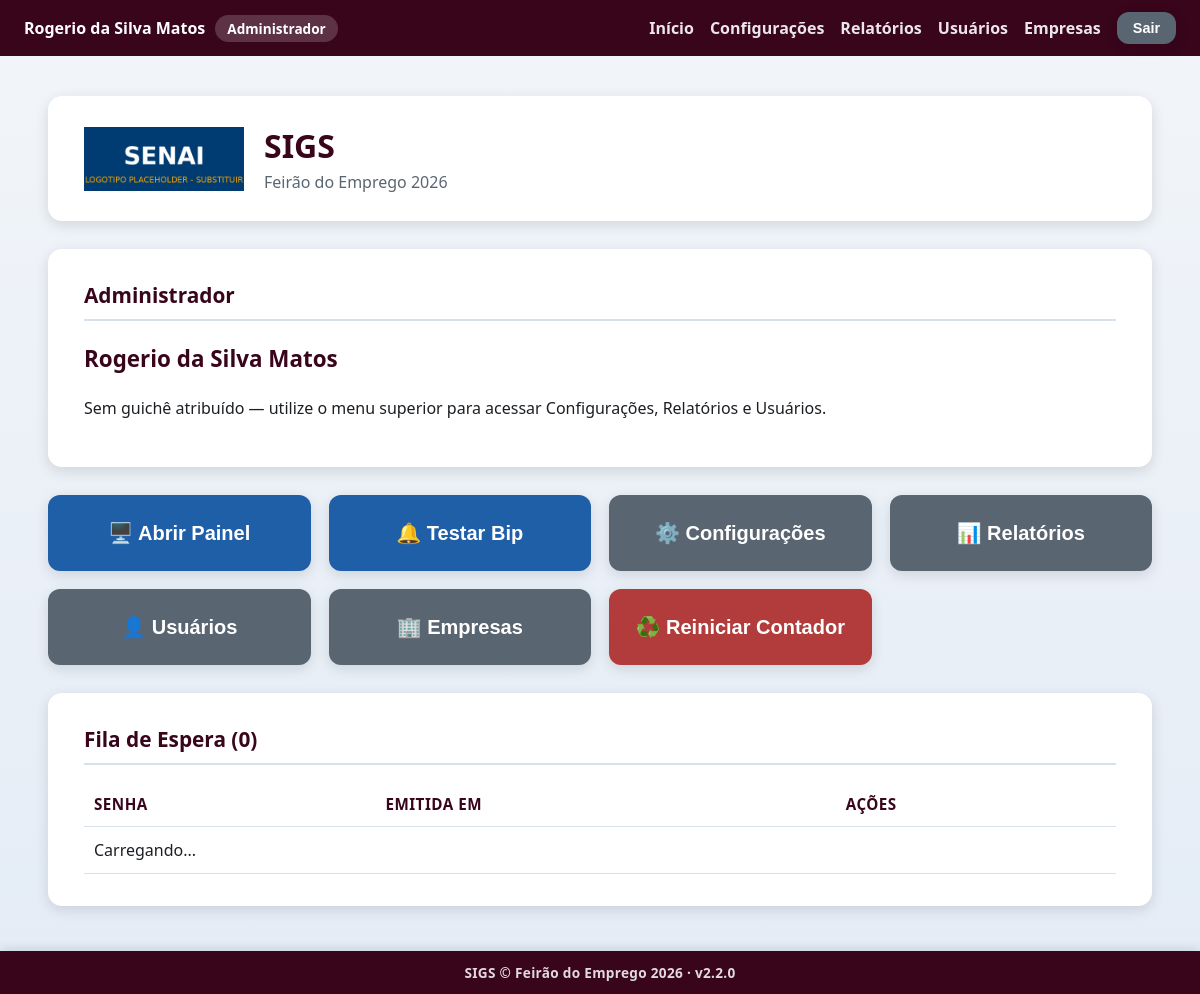
/ (signed in), run on the app's committed database.
### tables this page shows
CREATE TABLE usuarios (
            id INTEGER PRIMARY KEY AUTOINCREMENT,
            nome_completo TEXT NOT NULL,
            login TEXT NOT NULL UNIQUE,
            senha_hash TEXT NOT NULL,
            perfil TEXT NOT NULL DEFAULT 'atendente',
            ativo INTEGER NOT NULL DEFAULT 1,
            data_criacao TEXT NOT NULL,
            ultimo_login TEXT
        );

CREATE TABLE configuracoes (
                    chave TEXT PRIMARY KEY,
                    valor TEXT NOT NULL
                );

### app.py (the view)
@app.route("/")
@auth.login_required
def index():
    configuracoes = config_manager.obter_todas()
    return render_template("index.html", config=configuracoes)

### app.py (called while the page is built)
@app.context_processor
def injetar_usuario_logado():
    return {
        "usuario_logado": auth.usuario_logado(),
        "eh_admin": auth.eh_admin(),
        "sigs_versao": SIGS_VERSAO,
    }

### auth.py (called while the page is built)
def usuario_logado() -> Optional[dict]:
    usuario_id = session.get(CHAVE_SESSAO_USUARIO_ID)
    if usuario_id is None:
        return None
    return {
        "id": usuario_id,
        "nome_completo": session.get(CHAVE_SESSAO_NOME),
        "login": session.get(CHAVE_SESSAO_LOGIN),
        "perfil": session.get(CHAVE_SESSAO_PERFIL),
        "guiche": session.get(CHAVE_SESSAO_GUICHE),
    }

def eh_admin() -> bool:
    return session.get(CHAVE_SESSAO_PERFIL) == PerfilUsuario.ADMIN

### config.py (called while the page is built)
    def _conectar(self) -> sqlite3.Connection:
        conexao = sqlite3.connect(str(DATABASE_PATH), timeout=10, check_same_thread=False)
        conexao.row_factory = sqlite3.Row
        return conexao

    def obter_todas(self) -> Dict[str, Any]:
        with self._conectar() as conexao:
            linhas = conexao.execute(f"SELECT chave, valor FROM {TABELA_CONFIGURACOES}").fetchall()
        resultado: Dict[str, Any] = {}
        for linha in linhas:
            chave, valor = linha["chave"], linha["valor"]
            if chave in CHAVES_INTEIRAS:
                try:
                    resultado[chave] = int(valor)
                except (TypeError, ValueError):
                    resultado[chave] = 0
            else:
                resultado[chave] = valor
        return resultado

### database.py (called while the page is built)
@contextmanager
def get_connection() -> Generator[sqlite3.Connection, None, None]:
    conexao = sqlite3.connect(str(DATABASE_PATH), timeout=10, check_same_thread=False)
    conexao.row_factory = sqlite3.Row
    conexao.execute("PRAGMA journal_mode = WAL")
    conexao.execute("PRAGMA foreign_keys = ON")
    try:
        yield conexao
    finally:
        conexao.close()

def obter_usuario_por_id(usuario_id: int) -> Optional[Usuario]:
    with get_connection() as conexao:
        linha = conexao.execute(
            "SELECT * FROM usuarios WHERE id = ?", (usuario_id,)
        ).fetchone()
    return Usuario.from_row(linha) if linha else None

### templates/index.html (shortened to what this page needs)
{% extends "layout.html" %}
{% block conteudo %}
<div class="pagina">
    <header class="cabecalho">
        <img class="logo" src="{{ url_for('static', filename='img/logo.png') }}" alt="Logo SENAI">
        <div class="titulo-evento">
            <h1>SIGS</h1>
            <p>{{ config.nome_evento }}</p>
        </div>
    </header>
    <main class="conteudo-principal">
        {% if usuario_logado.perfil == 'atendente' %}
        <section class="card card-identificacao">
            <h2>Atendente Logado</h2>
            <div class="identificacao-sessao">
                <div class="identificacao-item">
                    <span class="identificacao-label">Nome</span>
                    <span class="identificacao-valor">{{ usuario_logado.nome_completo }}</span>
                </div>
                <div class="identificacao-item">
                    <span class="identificacao-label">Guichê</span>
                    <span class="identificacao-valor">
                        {% if usuario_logado.guiche %}
                            {{ '%02d' | format(usuario_logado.guiche) }}
                        {% else %}
                            Nenhum guichê livre
                        {% endif %}
                    </span>
                </div>
            </div>
            {% if not usuario_logado.guiche %}
            <p class="mensagem-status erro">
                Todos os guichês estão ocupados no momento. Peça a um administrador para
                aumentar a quantidade de guichês em Configurações, ou aguarde a liberação de um guichê.
            </p>
            {% endif %}
        </section>
        {% else %}
        <section class="card card-identificacao">
            <h2>{{ 'Administrador' if eh_admin else 'Emissor de Senhas' }}</h2>
            <p class="identificacao-valor">{{ usuario_logado.nome_completo }}</p>
            {% if eh_admin %}
            <p>Sem guichê atribuído — utilize o menu superior para acessar
               Configurações, Relatórios e Usuários.</p>
            {% else %}
            <p>Sem guichê atribuído — este perfil apenas emite senhas para a
               fila; a chamada e o atendimento são feitos pelos usuários com
               perfil atendente.</p>
            {% endif %}
        </section>
        {% endif %}
        <section class="grade-botoes">
            <button id="btn-abrir-painel" class="botao botao-secundario botao-grande">
                🖥️ Abrir Painel
            </button>
            <button id="btn-testar-bip" class="botao botao-secundario botao-grande">
                🔔 Testar Bip
            </button>
            {% if eh_admin %}
            <button id="btn-configuracoes" class="botao botao-terciario botao-grande">
                ⚙️ Configurações
            </button>
            <button id="btn-relatorios" class="botao botao-terciario botao-grande">
                📊 Relatórios
            </button>
            <button id="btn-usuarios" class="botao botao-terciario botao-grande">
                👤 Usuários
            </button>
            <button id="btn-empresas" class="botao botao-terciario botao-grande">
                🏢 Empresas
            </button>
            <button id="btn-reiniciar" class="botao botao-alerta botao-grande">
                ♻️ Reiniciar Contador
            </button>
            {% endif %}
        </section>
        <section class="card card-fila">
            <h2>Fila de Espera (<span id="fila-total">0</span>)</h2>
            <table class="tabela-fila">
                <thead>
                    <tr>
                        <th>Senha</th>
                        <th>Emitida em</th>
                        <th>Ações</th>
                    </tr>
                </thead>
                <tbody id="fila-corpo">
                    <tr><td colspan="3">Carregando...</td></tr>
                </tbody>
            </table>
        </section>
    </main>
</div>
{% endblock %}

### templates/layout.html (shortened to what this page needs)
<!DOCTYPE html>
<html lang="pt-BR">
<head>
    <link rel="stylesheet" href="{{ url_for('static', filename='css/style.css') }}">
</head>
<body>
    {% if usuario_logado %}
    <div class="barra-usuario">
        <span class="barra-usuario-info">
            {{ usuario_logado.nome_completo }}
            <span class="barra-usuario-perfil">
                {% if eh_admin %}Administrador
                {% elif usuario_logado.perfil == 'emissor' %}Emissor de Senhas
                {% else %}Atendente
                {% endif %}
            </span>
        </span>
        <span class="barra-usuario-acoes">
            <a href="{{ url_for('index') }}">Início</a>
            {% if eh_admin %}
                <a href="{{ url_for('configuracoes_tela') }}">Configurações</a>
                <a href="{{ url_for('relatorios_tela') }}">Relatórios</a>
                <a href="{{ url_for('usuarios_tela') }}">Usuários</a>
                <a href="{{ url_for('empresas_tela') }}">Empresas</a>
            {% endif %}
            <form method="POST" action="{{ url_for('logout_tela') }}" class="form-logout">
                <button type="submit" class="botao botao-terciario botao-sair">Sair</button>
            </form>
        </span>
    </div>
    {% endif %}
    {% block conteudo %}{% endblock %}
    {% if request.endpoint != 'painel' %}
    <footer class="rodape-sigs">
        SIGS &copy; {{ config.nome_evento if config else 'SENAI' }} &middot; v{{ sigs_versao }}
    </footer>
    {% endif %}
</body>
</html>

### static/css/style.css (style rules this page uses)
:root { --cor-principal: #003C71; --cor-principal-clara: #1F5FA8; --cor-secundaria: #F4A300; --cor-fundo: #F2F5F9; --cor-texto: #1B1F23; --cor-branco: #FFFFFF; --cor-cinza-borda: #D8E0EA; --cor-sucesso: #2E7D32; --cor-erro: #C62828; --sombra-padrao: 0 4px 14px rgba(0, 0, 0, 0.12); --raio-borda: 14px; --transicao-padrao: all 0.25s ease-in-out; }
* { box-sizing: border-box; }
body { margin: 0; font-family: "Segoe UI", Arial, Helvetica, sans-serif; background: linear-gradient(180deg, var(--cor-fundo) 0%, #E4ECF6 100%); color: var(--cor-texto); }
.pagina { max-width: 1200px; margin: 0 auto; padding: 40px 48px; padding-bottom: 88px; }
.cabecalho { display: flex; align-items: center; gap: 20px; background: var(--cor-branco); border-radius: var(--raio-borda); box-shadow: var(--sombra-padrao); padding: 28px 36px; margin-bottom: 28px; }
.cabecalho .logo { height: 64px; width: auto; object-fit: contain; }
.titulo-evento h1 { margin: 0; font-size: 2rem; color: var(--cor-principal); }
.titulo-evento p { margin: 4px 0 0; color: #5A6572; font-size: 1rem; }
.conteudo-principal { display: flex; flex-direction: column; gap: 28px; }
.card { background: var(--cor-branco); border-radius: var(--raio-borda); box-shadow: var(--sombra-padrao); padding: 32px 36px; }
.card h2 { margin-top: 0; color: var(--cor-principal); font-size: 1.3rem; border-bottom: 2px solid var(--cor-cinza-borda); padding-bottom: 10px; }
.botao { border: none; border-radius: 12px; padding: 18px 22px; font-size: 1.1rem; font-weight: 700; cursor: pointer; transition: var(--transicao-padrao); box-shadow: var(--sombra-padrao); text-decoration: none; text-align: center; display: inline-flex; align-items: center; justify-content: center; gap: 8px; color: var(--cor-branco); }
.botao-grande { padding: 26px 20px; font-size: 1.25rem; }
.botao-secundario { background: var(--cor-principal-clara); }
.botao-terciario { background: #5A6572; }
.botao-alerta { background: #B23B3B; }
.grade-botoes { display: grid; grid-template-columns: repeat(auto-fit, minmax(220px, 1fr)); gap: 18px; }
.tabela-fila { width: 100%; border-collapse: collapse; margin-top: 12px; }
.tabela-fila th, .tabela-fila td { text-align: left; padding: 12px 10px; border-bottom: 1px solid var(--cor-cinza-borda); }
.tabela-fila th { color: var(--cor-principal); font-size: 0.95rem; text-transform: uppercase; letter-spacing: 0.5px; }
.barra-usuario { display: flex; flex-wrap: wrap; align-items: center; justify-content: space-between; gap: 12px; background: var(--cor-principal); color: var(--cor-branco); padding: 12px 24px; }
.barra-usuario-info { display: flex; align-items: center; gap: 10px; font-weight: 600; flex-wrap: wrap; }
.barra-usuario-perfil, .barra-usuario-guiche { background: rgba(255, 255, 255, 0.18); border-radius: 999px; padding: 4px 12px; font-size: 0.85rem; font-weight: 700; }
.barra-usuario-acoes { display: flex; align-items: center; gap: 16px; flex-wrap: wrap; }
.barra-usuario-acoes a { color: var(--cor-branco); text-decoration: none; font-weight: 600; opacity: 0.9; }
.form-logout { margin: 0; }
.botao-sair { padding: 8px 16px; font-size: 0.9rem; }
.identificacao-valor { font-size: 1.4rem; font-weight: 800; color: var(--cor-principal); }
.rodape-sigs { position: fixed; left: 0; right: 0; bottom: 0; z-index: 500; background: var(--cor-principal); color: rgba(255, 255, 255, 0.85); text-align: center; font-size: 0.85rem; font-weight: 600; letter-spacing: 0.3px; padding: 12px 16px; box-shadow: 0 -2px 10px rgba(0, 0, 0, 0.12); }

### data on the page
usuarios: nome_completo "Rogerio da Silva Matos"
configuracoes: nome_evento "Feirão do Emprego 2026", valor "Feirão do Emprego 2026"

### other printed values
{{ 'Administrador' if eh_admin else 'Emissor de Senhas' }} "Administrador"
{{ sigs_versao }} "2.2.0"
